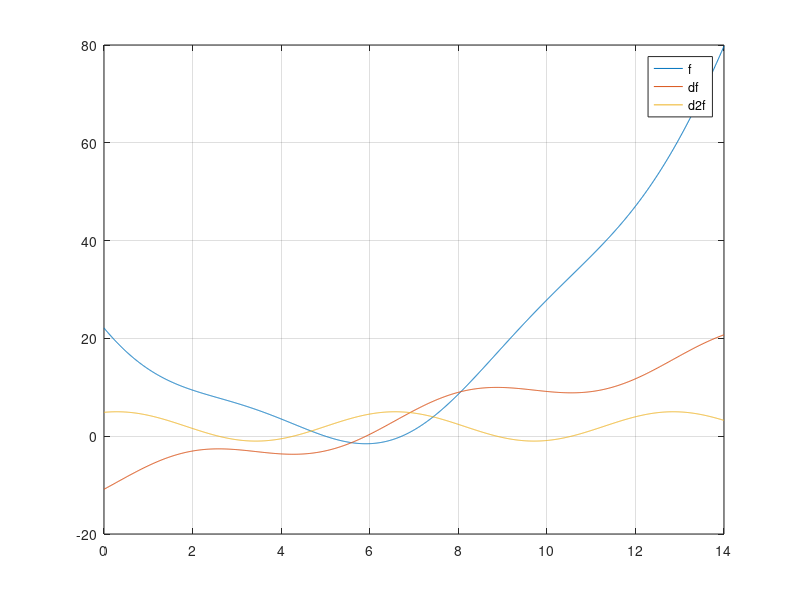

Recreate this plot in MATLAB. (Note: this script raises an error after producing the figure.)
close all;
fig1=figure(1); clf
F=@(x)(x-5).^2-3*sin(x-5);
fplot(F,[0,14]);
grid on
hold on
f=@(x)2*(x-5)-3*cos(x-5);
fplot(f,[0,14]);
df=@(x)2+3*sin(x-5);
fplot(df,[0,14]);
legend('f','df','d2f');
xlabel=('x');
ylabel=('y');

tol=1.e-8;
kmax=50;

x0=8;
[zero,res,k,err]=myNewton(f,df,x0,tol,kmax)
figure(2); clf
semilogy([0:k],err)
grid on
